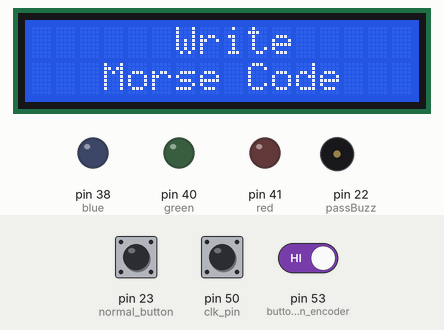
Bench run of a sketch on a simulated Arduino Mega 2560, built with avr-gcc and run on an emulated ATmega2560. Shown: 16×2 character LCD, output pins drawn as LEDs (lit = HIGH), buzzer (waves = sounding, pin HIGH). Inputs (shaded band) come from the test bench; at power-on: pin 23 (normal_button) LOW, pin 53 (button_on_encoder) HIGH, pin 50 (clk_pin) HIGH. Random numbers use the default seed unless the sketch sets one.

Above: at 1.2 s.
1.3 s: pin 23 (normal_button) pulled HIGH for 0.15 s
At 2.1 s:
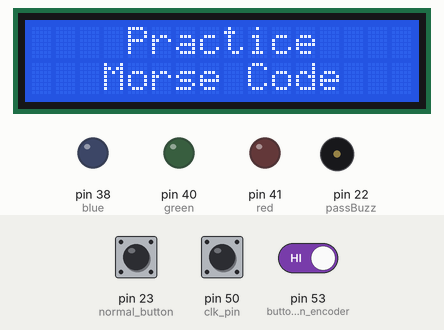
2.9 s: pin 53 (button_on_encoder) driven LOW
At 3.05 s:
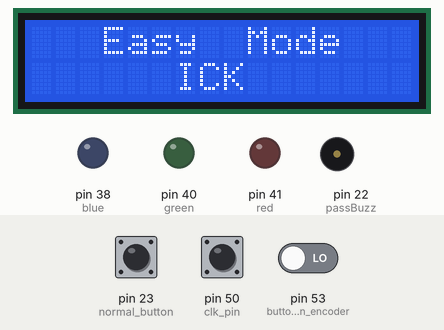
5.3 s: pin 23 (normal_button) pulled HIGH for 1 s
At 6.0 s:
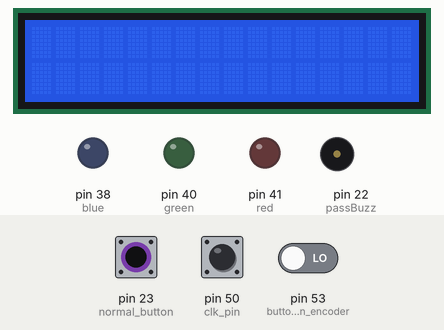
6.9 s: pin 23 (normal_button) pulled HIGH for 0.15 s
At 7.35 s:
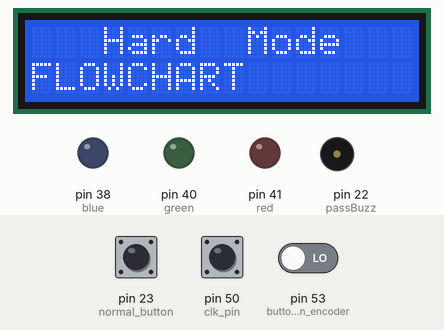
7.6 s: pin 23 (normal_button) pulled HIGH for 3.2 s
At 12.0 s:
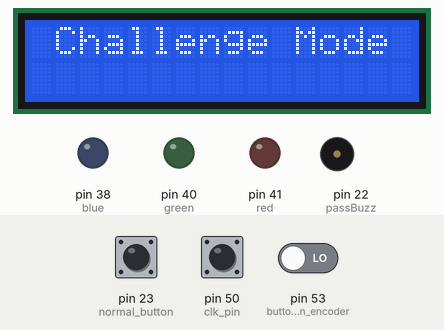
12.3 s: pin 23 (normal_button) pulled HIGH for 0.15 s
At 13.05 s:
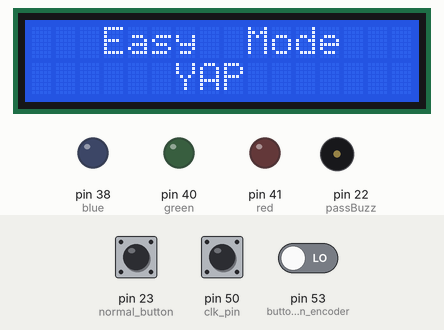
Timing chart, 0 to 15.3 s (numbered marks = the images above; inputs shaded):
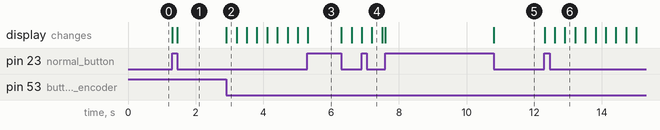

The sketch:

MorseCode.ino
```cpp
#include "Timer.h"
#include "Words.h"
#include <LiquidCrystal.h>

const int rs = 2, en = 3, d4 = 4, d5 = 5, d6 = 6, d7 = 7;
LiquidCrystal lcd(rs, en, d4, d5, d6, d7);

enum LCD_States {LCD_Start, LCD_Write, LCD_Practice, LCD_Easy, LCD_Medium, LCD_Hard, LCD_Challenge, LCD_Letters, LCD_Buffer, LCD_LettPrac} LCD_State;

char buttonEncoder = 0;
char buttonPush = 0;
// char myWords[154];
int prevLCDState;
int passBuzz = 22;

int i = 0;
long randomNumber;
int easyPick;
int mediumPick;
int hardPick;
int challengePick;

char* easyWord;
char* mediumWord;
char* hardWord;
char* challengeWord;

int counter = 0;
char ch = 'a';
int lastStateCLK;
int currStateCLK;

int redPin = 41;
int greenPin = 40;
int bluePin = 38;

void tick_LCD() {

  // transistions
  switch (LCD_State) {
    case LCD_Start:
      LCD_State = LCD_Write;
      prevLCDState = LCD_Start;
      break;

    case LCD_Write:
      prevLCDState = LCD_Write;
      if (buttonPush) {
        lcd.clear();
        LCD_State = LCD_Buffer;
      }
      else if (!buttonPush) {
        LCD_State = LCD_Write;
      }
      break;

    case LCD_Practice:
      prevLCDState = LCD_Practice;
      if (buttonPush) {
        lcd.clear();
        LCD_State = LCD_Buffer;
      }
      else if (!buttonPush) {
        LCD_State = LCD_Practice;

        if (!buttonEncoder) {
          lcd.clear();
          LCD_State = LCD_Easy;
        }
      }
      break;

    case LCD_Letters:
      prevLCDState = LCD_Letters;
      if (buttonPush) {
        lcd.clear();
        LCD_State = LCD_Buffer;
      }
      else if (!buttonPush) {
        LCD_State = LCD_Letters;

        if (!buttonEncoder) {
          lcd.clear();
          LCD_State = LCD_LettPrac;
        }
      }
      break;

    case LCD_Easy:
      prevLCDState = LCD_Easy;
      if (buttonPush) {
        lcd.clear();
        LCD_State = LCD_Buffer;
      }
      else if (!buttonPush) {
        LCD_State = LCD_Easy;
      }
      break;

    case LCD_Medium:
      prevLCDState = LCD_Medium;
      if (buttonPush) {
        lcd.clear();
        LCD_State = LCD_Buffer;
      }
      else if (!buttonPush) {
        lcd.clear();
        LCD_State = LCD_Medium;
      }
      break;

    case LCD_Hard:
      prevLCDState = LCD_Hard;
      if (buttonPush) {
        lcd.clear();
        LCD_State = LCD_Buffer;
      }
      else if (!buttonPush) {
        LCD_State = LCD_Hard;
      }
      break;

    case LCD_Challenge:
      prevLCDState = LCD_Challenge;
      if (buttonPush) {
        lcd.clear();
        LCD_State = LCD_Buffer;
      }
      else if (!buttonPush) {
        LCD_State = LCD_Challenge;
      }
      break;

    case LCD_LettPrac:
      prevLCDState = LCD_LettPrac;
      if (buttonPush) {
        lcd.clear();
        LCD_State = LCD_Buffer;
      }
      else if (!buttonPush) {
        LCD_State = LCD_LettPrac;
      }
      break;

    case LCD_Buffer:
      if (buttonPush) {
        LCD_State = LCD_Buffer;
      }
      else if (!buttonPush && prevLCDState == LCD_Write) {
        LCD_State = LCD_Practice;
      }
      else if (!buttonPush && prevLCDState == LCD_Practice) {
        LCD_State = LCD_Letters;
      }
      else if (!buttonPush && prevLCDState == LCD_Letters) {
        LCD_State = LCD_Start;
      }
      else if (!buttonPush && prevLCDState == LCD_Easy) {
        LCD_State = LCD_Medium;
      }
      else if (!buttonPush && prevLCDState == LCD_Medium) {
        LCD_State = LCD_Hard;
      }
      else if (!buttonPush && prevLCDState == LCD_Hard) {
        LCD_State = LCD_Challenge;
      }
      else if (!buttonPush && prevLCDState == LCD_Challenge) {
        LCD_State = LCD_Easy;
      }
      else if (!buttonPush && prevLCDState == 111) {
        LCD_State = LCD_LettPrac;
      }
      else if (!buttonPush && prevLCDState == 111) {
        // LCD_State = LCD_
      }
      else if (!buttonPush && prevLCDState == 111) {
        // LCD_State = LCD_
      }

      break;
  }

  // actions
  switch (LCD_State) {
    case LCD_Start:
      break;

    case LCD_Write:
      lcd.setCursor(6, 0);
      lcd.write("Write");
      lcd.setCursor(3, 1);
      lcd.write("Morse Code");
      break;

    case LCD_Practice:
      lcd.setCursor(4, 0);
      lcd.write("Practice");
      lcd.setCursor(3, 1);
      lcd.write("Morse Code");
      break;

    case LCD_Letters:
      lcd.setCursor(3, 0);
      lcd.write("Letters of");
      lcd.setCursor(3, 1);
      lcd.write("Morse Code");
      break;

    case LCD_Easy:
      // TimerOff();
      easyPick = random(52);
      easyWord = myWords[easyPick];
      lcd.setCursor(3, 0);
      lcd.write("Easy  Mode");
      lcd.setCursor(6, 1);
      lcd.write(myWords[easyPick]);
      break;

    case LCD_Medium:
      // TimerOff();
      mediumPick = random(52, 104);
      mediumWord = myWords[mediumPick];
      lcd.setCursor(2, 0);
      lcd.write("Medium  Mode");
      lcd.setCursor(0, 1); // maybe set a case where to try to center the word in lcd
      lcd.write(myWords[mediumPick]);
      break;

    case LCD_Hard:
      // TimerOff();
      hardPick = random(104, 156);
      hardWord = myWords[hardPick];
      lcd.setCursor(3, 0); // 0000000000000000
      lcd.write("Hard  Mode"); //
      lcd.setCursor(0, 1); // maybe set a case where to try to center the word in lcd
      lcd.write(myWords[hardPick]);
      break;

    case LCD_Challenge:
      // TimerOff();
      // challengePick = random();
      // challengeWord = myWords[challengePick]
      lcd.setCursor(1, 0); // 0000000000000000
      lcd.write("Challenge Mode");
      lcd.setCursor(0, 1); // maybe set a case where to try to center the word in lcd
      // lcd.write(myWords[challengeWord]);
      break;

    case LCD_LettPrac:
      lcd.setCursor(3, 0); // 0000000000000000
      lcd.write("Hard  Mode"); //
      lcd.setCursor(2, 1); // (7, 0)
      lcd.write("practicing"); // (ch)
      break;

    case LCD_Buffer:
      break;
  }

}

void setup() {
  // put your setup code here, to run once:

  TimerSet(1);
  TimerOn();
  lcd.begin(16, 2);

  pinMode(22, OUTPUT); // passive buzzer
  pinMode(23, INPUT); // normal button
  pinMode(53, INPUT); // button on encoder
  pinMode(50, INPUT); // clk pin
  pinMode(51, INPUT); // dt pin

  pinMode(41, OUTPUT); // red
  pinMode(40, OUTPUT); // green
  pinMode(38, OUTPUT); // blue

  digitalWrite(53, HIGH);

  lastStateCLK = digitalRead(50);
  randomSeed(analogRead(A0));

  Serial.begin(9600);
}

void loop() {
  // put your main code here, to run repeatedly:
  buttonPush = digitalRead(23);
  buttonEncoder = digitalRead(53);

  tick_LCD();

  // tone(passBuzz, 440);

  // int easy = random(52);
  // Serial.println(myWords[easy]);
  // char* easyWord = myWords[easy];

  // for (int i = 0; easyWord[i] != '\0'; i++) {
  //   Serial.println(easyWord[i]);
  // }

  //currStateCLK = digitalRead(50);
  //  if (currStateCLK != lastStateCLK && currStateCLK == HIGH) {
  //    if (digitalRead(51) != HIGH) {
  //      counter--;
  //      ch--;
//
  //    }
  //    else {
  //      counter++;
  //      ch++;
  //    }
  //    //Serial.println(counter);
  //    Serial.println(ch);
  //  }
  //  lastStateCLK = currStateCLK;


  while (!TimerFlag) {}
  TimerFlag = 0;
}

void soundLetters() {
  i = 0;
  if ( !(i < 1000)) {
    tone(passBuzz, 440);
    i = 0;
  }
  if ( !(i < 1000)) {
    noTone(passBuzz);
  }
  if ( !(i < 3000)) {
    tone(passBuzz, 440);
  }

}


// displays one number (between 0 and 9) "targetNum" on the digit conneceted to "digitPin"
// E.g. If I wanted to display the number 6 on the third digit of my display.
// and the third digit was connected to pin A0, then I'd write: displayNumTo7Seg(6, A0);
// void displayNumTo7Seg(unsigned int targetNum, int digitPin) {
//
//     // A map of integers to the respective values needed to display
//     // a value on one 7 seg digit.
//     unsigned char encodeInt[10] = {
//         // 0     1     2     3     4     5     6     7     8     9
//         0x3f, 0x06, 0x5b, 0x4f, 0x66, 0x6d, 0x7d, 0x07, 0x7f, 0x67,
//     };
//
//     // Make sure the target digit is off while updating the segments iteratively
//     digitalWrite(digitPin, HIGH);
//
//     // Update the segments
//     for (int k = 0; k < 7; ++k) {
//        // digitalWrite(gSegPins[k], encodeInt[targetNum] & (1 << k));
//     }
//
//     // Turn on the digit again
//     digitalWrite(digitPin, LOW);
// }

// currStateCLK = digitalRead(50);
//   if (currStateCLK != lastStateCLK && currStateCLK == 1) {
//     if (digitalRead(51) != currStateCLK) {
//       counter--;
//     }
//     else {
//       counter++;
//     }
//     Serial.println(counter);
//   }
//   lastStateCLK = currStateCLK;

// easyWord = random(52);
  // mediumWord = random(52, 104);
  // hardWord = random(104, 156);
  // challengeWord = random();

  // Serial.print(easyWord);
  // Serial.print(" ");
  // Serial.print(myWords[easyWord]);
  // Serial.print("\n");

  // Serial.print(mediumWord);
  // Serial.print(" ");
  // Serial.print(myWords[mediumWord]);
  // Serial.print("\n");

  // Serial.print(hardWord);
  // Serial.print(" ");
  // Serial.print(myWords[hardWord]);
  // Serial.print("\n");

  //if (!buttonPush) {
  //  Serial.print("not pushed");
  //  Serial.print("\n");
  //}
  //else if (buttonPush) {
  //  Serial.print("pushed");
  //  Serial.print("\n");
  //}

  //if (buttonEncoder) {
  //  Serial.print("not clicked");
  //  Serial.print("\n");
  //}
  //else if (!buttonEncoder) {
  //  Serial.print("clicked");
  //  Serial.print("\n");
  //}

  // tone(passBuzz, 440); // A4
  // delay(1000);
  // tone(passBuzz, 494); // B4
  // delay(1000);
  // tone(passBuzz, 523); // C4
  // delay(1000);
  // tone(passBuzz, 587); // D4
  // delay(1000);
  // tone(passBuzz, 659); // E4
  // delay(1000);
  // tone(passBuzz, 698); // F4
  // delay(1000);
  // tone(passBuzz, 784); // G4
  // delay(1000);
  // noTone(passBuzz);
  // delay(1000);

// char a = 43;
// char b = 42;
// char c = 31;
// char d = 32;
// char e = 33;
// char f = 44;
// char g = 45;

// pinMode(a, OUTPUT); // 1 Digit 7 Segment Display
// pinMode(b, OUTPUT);
// pinMode(c, OUTPUT);
// pinMode(d, OUTPUT);
// pinMode(e, OUTPUT);
// pinMode(f, OUTPUT);
// pinMode(g, OUTPUT);

// digitalWrite(a, LOW); // segment ; Is powered/enabled/on when HIGH
// digitalWrite(b, LOW);
// digitalWrite(c, LOW);
// digitalWrite(d, LOW);
// digitalWrite(e, LOW);
// digitalWrite(f, LOW);
// digitalWrite(g, LOW);

  // Off (all LEDs off):

  // digitalWrite(redPin, LOW);
  // digitalWrite(greenPin, LOW);
  // digitalWrite(bluePin, LOW);

  // delay(1000);

  // Red (turn just the red LED on):

  // digitalWrite(redPin, HIGH);
  // digitalWrite(greenPin, LOW);
  // digitalWrite(bluePin, LOW);

  // delay(1000);

  // Green (turn just the green LED on):

  // digitalWrite(redPin, LOW);
  // digitalWrite(greenPin, HIGH);
  // digitalWrite(bluePin, LOW);

  // delay(1000);

  // Blue (turn just the blue LED on):

  // digitalWrite(redPin, LOW);
  // digitalWrite(greenPin, LOW);
  // digitalWrite(bluePin, HIGH);

  // delay(1000);

  // Yellow (turn red and green on):

  // digitalWrite(redPin, HIGH);
  // digitalWrite(greenPin, HIGH);
  // digitalWrite(bluePin, LOW);

  // delay(1000);

  // Cyan (turn green and blue on):

  // digitalWrite(redPin, LOW);
  // digitalWrite(greenPin, HIGH);
  // digitalWrite(bluePin, HIGH);

  // delay(1000);

  // Purple (turn red and blue on):

  // digitalWrite(redPin, HIGH);
  // digitalWrite(greenPin, LOW);
  // digitalWrite(bluePin, HIGH);

  // delay(1000);

  // White (turn all the LEDs on):

  // digitalWrite(redPin, HIGH);
  // digitalWrite(greenPin, HIGH);
  // digitalWrite(bluePin, HIGH);

  // delay(1000);
```

Timer.h
```cpp
// Permission to copy is granted provided that this header remains intact.
// This software is provided with no warranties.

////////////////////////////////////////////////////////////////////////////////

#ifndef Timer
#define Timer

#include "Arduino.h"

volatile unsigned char TimerFlag = 0; // TimerISR() sets this to 1. C programmer should clear to 0.

// Internal variables for mapping AVR's ISR to our cleaner TimerISR model.
unsigned long _avr_timer_M = 1; // Start count from here, down to 0. Default 1ms
unsigned long _avr_timer_cntcurr = 0; // Current internal count of 1ms ticks

// Set TimerISR() to tick every M ms
void TimerSet(unsigned long M) {
  _avr_timer_M = M;
  _avr_timer_cntcurr = _avr_timer_M;
}

void TimerOn() {
  // AVR timer/counter controller register TCCR1
    TCCR1B = 0x0B;// bit3 = 1: CTC mode (clear timer on compare)
  // bit2bit1bit0=011: prescaler /64
  // 00001011: 0x0B
  // SO, 16 MHz clock or 16,000,000 /64 = 250,000 ticks/s
  // Thus, TCNT1 register will count at 250,000 ticks/s
            // FOR MICROSECONDS:
            // bit3 = 1: CTC mode (clear timer on compare)
  // bit2bit1bit0=010: prescaler /64
  // 00001011: 0x0A
  // SO, 16 MHz clock or 16,000,000 /8 = 2,000,000 ticks/s
  // Thus, TCNT1 register will count at 2,000,000 ticks/s

  // AVR output compare register OCR1A.
  OCR1A = 250;// Timer interrupt will be generated when TCNT1==OCR1A
  // We want a 1 ms tick. 0.001 s * 250,000 ticks/s = 250
  // So when TCNT1 register equals 250,
  // 1 ms has passed. Thus, we compare to 250.
  // AVR timer interrupt mask register
            // FOR MICROSECONDS:
            // Timer interrupt will be generated when TCNT1==OCR1A
  // We want a 1 us tick. 0.000001 s * 2,000,000 ticks/s = 2
  // So when TCNT1 register equals 2,
  // 1 us has passed. Thus, we compare to 2.
  // AVR timer interrupt mask register

  TIMSK1 = 0x02; // bit1: OCIE1A -- enables compare match interrupt

  //Initialize avr counter
  TCNT1 = 0;

  // TimerISR will be called every _avr_timer_cntcurr milliseconds
  _avr_timer_cntcurr = _avr_timer_M;

  //Enable global interrupts
  SREG |= 0x80;// 0x80: 1000000
}

void TimerOff() {
  TCCR1B = 0x00; // bit3bit2bit1bit0=0000: timer off
}

void TimerISR() {
  TimerFlag = 1;
}

// In our approach, the C programmer does not touch this ISR, but rather TimerISR()
ISR(TIMER1_COMPA_vect) {
  // CPU automatically calls when TCNT0 == OCR0 (every 1 ms per TimerOn settings)
  _avr_timer_cntcurr--; // Count down to 0 rather than up to TOP
  if (_avr_timer_cntcurr == 0) { // results in a more efficient compare
  TimerISR(); // Call the ISR that the user uses
  _avr_timer_cntcurr = _avr_timer_M;
  }
}

#endif //Timer
```

Words.h
```cpp
#ifndef Words
#define Words

#include "Arduino.h" // easy 0 to 51, medium 52 to 103, hard 104 to 155, Letters of Morse Code 156-181

static char* myWords[182] = {
  "ACT", "ADD", "BAD", "BOX", "CAT", "COW", "DEW", "DOT", "ECO", "EON", "FIT", "FOO", "GAP", "GYM", "HAT", "HEX", "ICK", "ION", "JAB", "JOB", "KIP", "KOI", "LAB", "LEX",
  "MAX", "MEW", "NET", "NOT", "OAK", "OHM", "PHI", "PUG", "QIS", "QUA", "REV", "RIB", "SHE", "SKY", "TAB", "THE", "UGH", "USE", "VAR", "VOX", "WHY", "WYE", "XED", "XIS",
  "YAP", "YET", "ZAG", "ZIP",

  "ABBA", "AFTER", "BECAME", "BUCK", "CHILD", "CALICO", "DOWN", "DODGY", "ENCORE", "EGGS", "FLUTE", "FLEXES", "GRIP", "GNAWN", "HIATUS", "HARD", "IRONY", "IONIZE", "JIVE",
  "JEWEL", "KNOWER", "KISS", "LEFTY", "LEGACY", "MAPS", "MEZZO", "NAPKIN", "NOTE", "OPTIC", "OUTRUN", "PUMA", "PAUSE", "QUEUES", "QUIT", "RACER", "REACTS", "SADE", "STUDY",
  "TEXTED", "TERM", "URGES", "UTOPIA", "VIEW", "VAMPS", "WHEEZY", "WISP", "XENON", "XYLEMS", "YOLK", "YUCKY", "ZEALOT", "ZOOM",

  "ABSENCE", "ADVOCACY", "BUMBLEBEE", "BISHOPS", "CHAINSAW", "CALLBACKS", "DECIBEL", "DAYLIGHT", "EFFECTIVE", "EARWORM", "FATIGUED", "FLOWCHART", "GIGABIT", "GLAZINGS",
  "HEARTLESS", "HIGHWAY", "IDOLIZED", "IMAGINING", "JACUZZI", "JUDICIAL", "KILOVOLTS", "KITCHEN", "LYRICIST", "LUXURIOUS", "MACHINE", "MUSHROOM", "NUMERICAL", "NIRVANA",
  "OBSIDIAN", "OCTAGONAL", "PARKOUR", "PARODIES", "QUIESCENT", "QUACKED", "RADICATE", "ROYALISTS", "SHUFFLE", "SAVVIEST", "TEXTURIZE", "THICKER", "UNICYCLE", "UPSCALING",
  "VICTORY", "VOLTAGES", "WEAPONIZE", "WORKOUT", "XENOLITH", "XYLOPHONE", "YOUNGER", "YINGYANG", "ZOMBIFIED", "ZIPPERS",

  "A", "B", "C", "D", "E", "F", "G", "H", "I", "J", "k", "L", "M", "N", "O", "P", "Q", "R", "S", "T", "U", "V", "W", "X", "Y", "Z"
};

#endif
```

Measured:
- after the input at 1.3 s, the display: first changes at once (image 1 shows a later state)
- after the input at 2.9 s, the display: changes at once (image 2)
- after the input at 12.3 s, the display: first changes at once (image 6 shows a later state)
